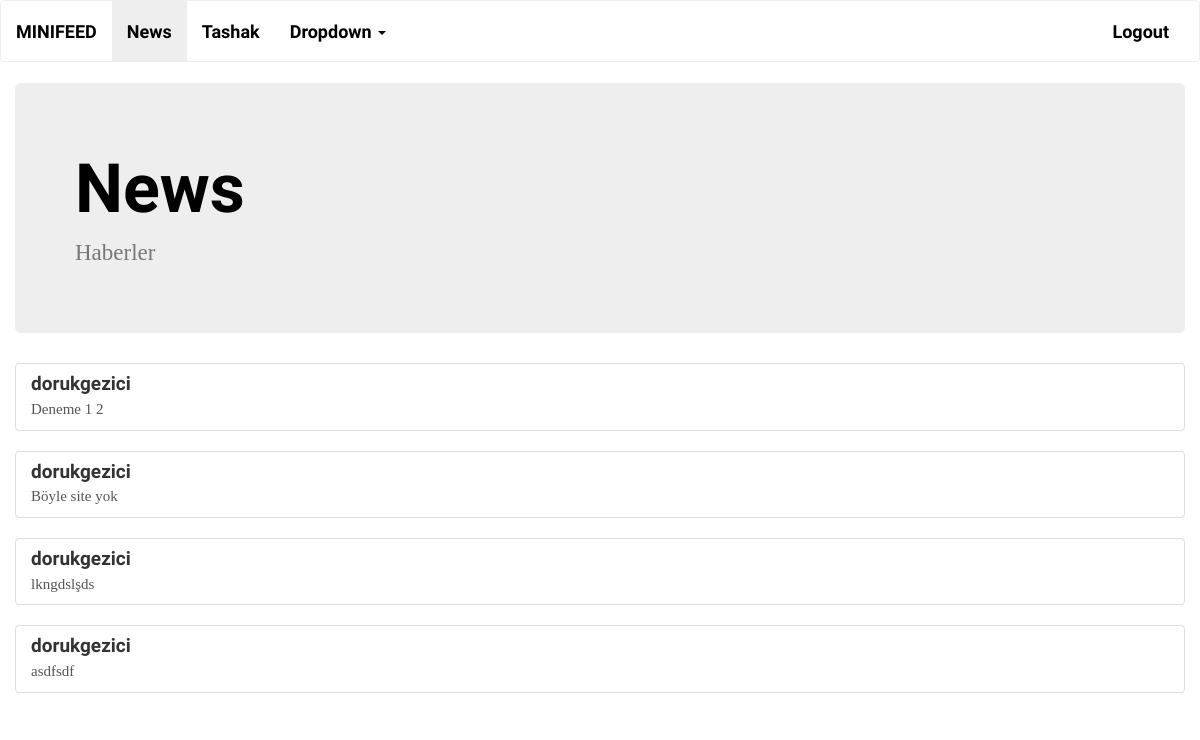
The page /categories/news/ (signed in) on the database its author committed.
### feed/models.py (models this page shows, shortened)
class Category(models.Model):
    name = models.CharField(max_length=50)
    slug = models.SlugField(unique=True, blank=True)
    description = models.CharField(max_length=100, blank=True)
    def __str__(self):
        return "{name}".format(name=self.name)

class Post(models.Model):
    timestamp = models.DateTimeField(auto_now_add=True)
    body = models.CharField(max_length=200)
    category = models.ForeignKey("Category")
    author = models.ForeignKey(User, blank=False, null=False)

### feed/views.py (the view)
# urls.py: url(r'^categories/(?P<category_slug>[\w-]+)/$', CategoryDetailView.as_view(), name='category'),
class CategoryDetailView(generic.DetailView):
    model = Category
    template_name = 'category_detail.html'
    slug_url_kwarg = 'category_slug'
    def get_context_data(self, **kwargs):
        context = super().get_context_data(**kwargs)
        category = context['object']
        context['posts'] = category.post_set.all()
        return context

### feed/context_processors.py (called while the page is built)
def global_processor(request):
    return {
        "categories": Category.objects.all(),
        "user": request.user
    }

### feed/templates/category_detail.html
{% extends "theme.html" %}
{% block body %}
    <div class="container">
        <div class="row">
            <div class="jumbotron">
                <h1>{{ object }}</h1>
                <p>{{ object.description }}</p>
            </div>
        </div>
        {% for post in posts %}
            <div class="list-group">
                <div class="row">
                    <a href="#" class="list-group-item">
                        <h4 class="list-group-item-heading">{{ post.author }}</h4>
                        <p class="list-group-item-text">{{ post.body }}</p>
                    </a>
                </div>
            </div>
        {% endfor %}
    </div>
{% endblock %}

### feed/templates/theme.html (shortened to what this page needs)
<!DOCTYPE html>
<html>
  <head>
      {% load static %}
      <link rel="stylesheet" href={% static "css/bootstrap.min.css" %}>
      <link rel="stylesheet" href={% static "css/style.css" %}>
  </head>
  <body>
    <nav class="navbar navbar-default">
        <div class="container-fluid">
            <div class="navbar-header">
                <a class="navbar-brand" href="/">MiniFeed</a>
            </div>
            <div class="collapse navbar-collapse" id="bs-example-navbar-collapse-1">
                <ul class="nav navbar-nav">
                    {% for category in categories %}
                        {% url "category" category_slug=category.slug as category_url %}
                        <li {% if request.path == category_url %}class="active"{% endif %}><a href={{ category_url }}>{{ category.name }}</a></li>
                    {% endfor %}
                    <li class="dropdown">
                        <a href="#" class="dropdown-toggle" data-toggle="dropdown" role="button" aria-expanded="false">Dropdown <span class="caret"></span></a>
                    </li>
                </ul>
                <ul class="nav navbar-nav navbar-right">
                    {% if user.is_authenticated %}
                        <li><a href="{% url "logout" %}">Logout</a></li>
                    {% else %}
                        <li><a href="{% url "login" %}">Login</a></li>
                        <li><a href="{% url "signup" %}">Signup</a></li>
                    {% endif %}
                </ul>
            </div>
        </div>
    </nav>
    {% block body %}{% endblock %}
  </body>
</html>

### rows shown on the page
Category: name "News", description "Haberler"
Category: name "Tashak"
Post: author "dorukgezici", body "Deneme 1 2"
Post: author "dorukgezici", body "Böyle site yok"
Post: author "dorukgezici", body "lkngdslşds"
Post: author "dorukgezici", body "asdfsdf"
